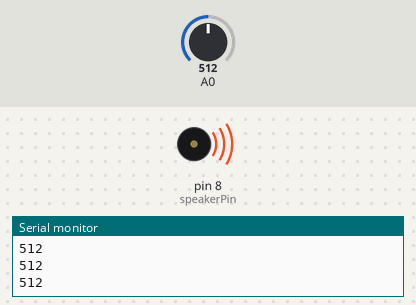
This sketch was run on a simulated Arduino Uno, built with avr-gcc and run on an emulated ATmega328P. On the bench: buzzer (waves = sounding), the last lines printed to the serial monitor. The inputs (shaded band) are chosen by the test bench; at power-on: A0 = 512.

Above: at 1.2 s.
1.3 s: A0 set to 0
At 1.8 s:
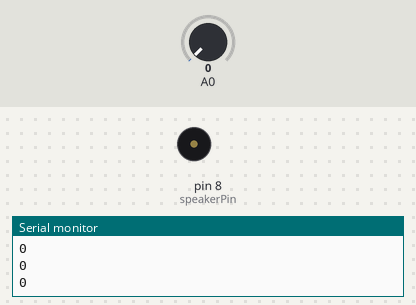
2.8 s: A0 set to 122
At 3.6 s:
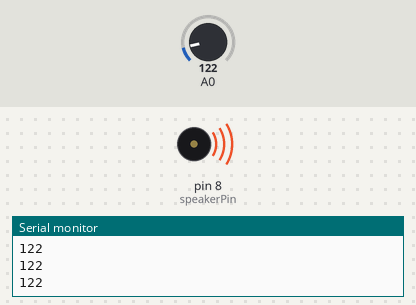
Timing chart, 0 to 5.8 s (numbered marks = the images above; inputs shaded):
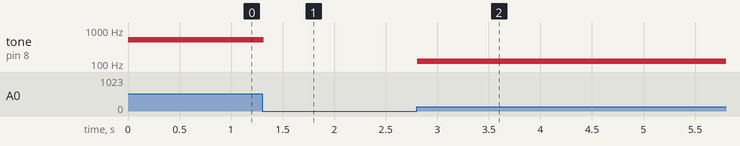

The sketch:

sketch_speaker.ino
```cpp
int speakerPin = 8; // the number of notes

void setup()
{
  // initialize serial communications (for debugging only):
  Serial.begin(9600);
}

void loop() {
  // read the sensor:
  int sensorReading = analogRead(A0);
  // print the sensor reading so you know its range
  Serial.println(sensorReading);
  tone(speakerPin,sensorReading);
  delay(25);
  //noTone(speakerPin);
  //delay(sensorReading);
}
```

Measured:
- after the input at 1.3 s, tone on pin 8 (speakerPin): 512 Hz → silent at once
- after the input at 2.8 s, tone on pin 8 (speakerPin): silent → 122 Hz at once
